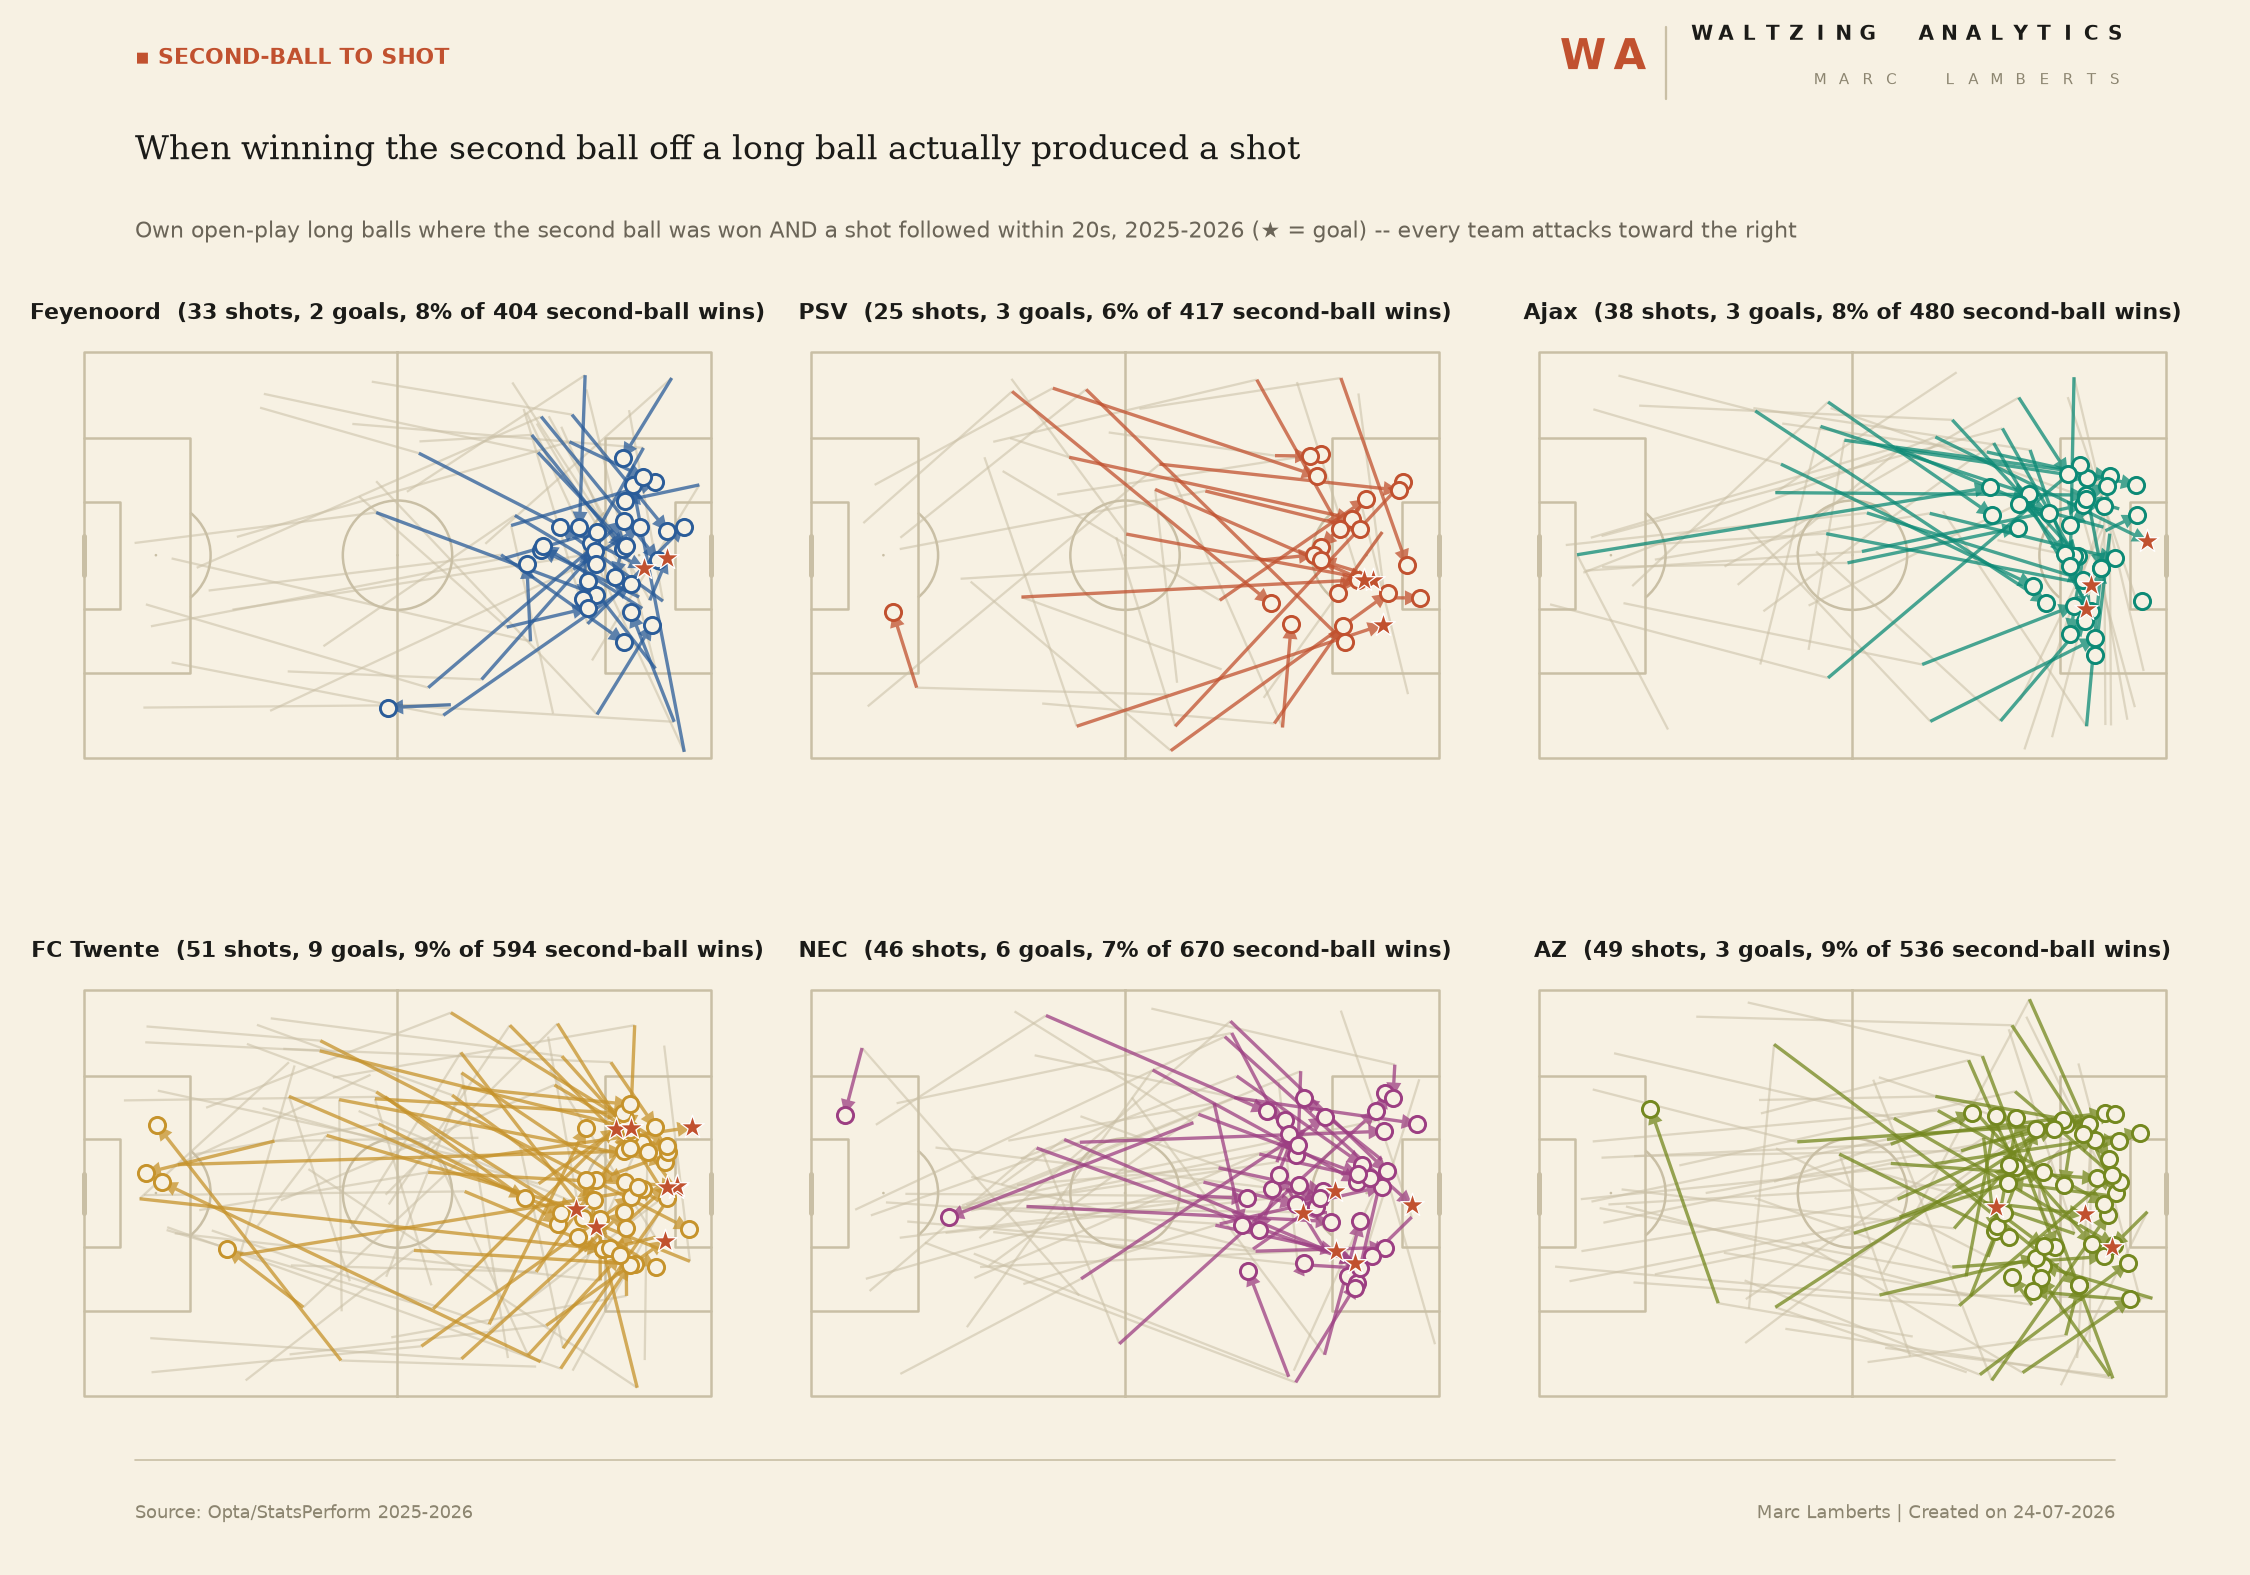

This figure's Python source:
"""
Long balls where the team won the second ball AND it led to a shot -- the
sharpest possible cut of the second-ball-recovery work: not just "did we
get the ball back", but "did getting it back actually produce a shot."

Reuses restart_analysis.py's own definitions directly, not redefined:
  - second_ball_recovered: first contact lost/unproductive, but the very
    next touch belongs to the restart team (same flag used in
    second_ball_pitch_map.py / second_ball_pass_map.py).
  - shot_within_20 (SCR20 in the league-wide metric set): a shot by the
    restart team within 20s of the restart itself -- reusing that same
    20s window here rather than inventing a different one, for
    consistency with the rest of Aggregated/restart_analysis/.

Only restarts where BOTH are true. For each, three points are plotted:
long-ball origin -> landing spot (thin, muted) -> shot location (bold,
team-colored arrow), with the shot itself marked as a filled star if it
was a goal, an open circle otherwise. Volume is much lower than the two
prior scripts (a subset of a subset), so individual paths are legible
without binning.

Usage: python3 second_ball_to_shot_pitch_map.py
"""
import csv
import glob
import json
import os
import sys

import matplotlib.pyplot as plt
from mplsoccer import Pitch

ROOT = os.path.dirname(os.path.dirname(os.path.dirname(os.path.abspath(__file__))))
SEASON = "2025-2026"
EVENTS_DIR = os.path.join(ROOT, "Events", SEASON)
OUT_DIR = os.path.dirname(os.path.abspath(__file__))
SHOT_WINDOW_S = 20.0

sys.path.insert(0, ROOT)
sys.path.insert(0, os.path.join(ROOT, "Aggregated"))
from housestyle import style, components  # noqa: E402
from restart_analysis import (  # noqa: E402
    goal_kick_directions, find_restarts, walk_forward, walk_backward, analyse_restart,
    SHOT_TYPES,
)

TEAMS = ["Feyenoord Rotterdam", "PSV Eindhoven", "AFC Ajax", "FC Twente",
         "Nijmegen Eendracht Combinatie", "Alkmaar Zaanstreek"]
SHORT_NAME = {
    "Feyenoord Rotterdam": "Feyenoord", "PSV Eindhoven": "PSV", "AFC Ajax": "Ajax",
    "FC Twente": "FC Twente", "Nijmegen Eendracht Combinatie": "NEC",
    "Alkmaar Zaanstreek": "AZ",
}


def rot(x, y, d):
    return (x, y) if d == 1 else (100 - x, 100 - y)


def first_shot(seq, team_of_cid, team, window_s):
    for elapsed, cid, e in seq:
        if elapsed > window_s:
            break
        if e.get("typeId") in SHOT_TYPES and team_of_cid.get(cid) == team:
            return e
    return None


def main():
    with open(os.path.join(ROOT, "xT", "xt_team_summary.csv"), encoding="utf-8-sig") as f:
        team_name_by_cid = {r["contestant_id"]: r["team_name"] for r in csv.DictReader(f)}

    chains = {t: [] for t in TEAMS}  # (x0,y0, x1,y1, xs,ys, is_goal)
    n_long_balls = {t: 0 for t in TEAMS}
    n_second_ball_won = {t: 0 for t in TEAMS}

    for path in sorted(glob.glob(os.path.join(EVENTS_DIR, "*.json"))):
        raw = json.load(open(path, encoding="utf-8"))
        events = [e for e in raw.get("event", []) if e.get("periodId") in (1, 2)]
        cids = {e.get("contestantId") for e in events if e.get("contestantId")}
        match_teams = {cid: team_name_by_cid.get(cid) for cid in cids}
        if not any(t in TEAMS for t in match_teams.values()):
            continue

        names = list(match_teams.values())
        if len(names) != 2 or None in names:
            continue
        opp_of_team = {names[0]: names[1], names[1]: names[0]}
        team_of_cid = match_teams

        directions = goal_kick_directions(events, team_of_cid)
        restarts = [r for r in find_restarts(events, team_of_cid, opp_of_team, directions)
                    if r.kind == "long_ball" and r.team in TEAMS]

        for r in restarts:
            n_long_balls[r.team] += 1
            seq = walk_forward(events, r.idx, r.t0)
            pre_seq = walk_backward(events, r.idx, r.t0)
            result = analyse_restart(r, seq, pre_seq, team_of_cid, directions, {}, path, None)
            if not result.get("second_ball_recovered"):
                continue
            n_second_ball_won[r.team] += 1
            if not result.get("shot_within_20"):
                continue
            shot = first_shot(seq, team_of_cid, r.team, SHOT_WINDOW_S)
            if shot is None or shot.get("x") is None:
                continue
            d = directions.get((r.team, r.period), 1)
            x0, y0 = rot(r.ox, r.oy, d)
            x1, y1 = rot(r.ex, r.ey, d)
            xs, ys = rot(shot["x"], shot["y"], d)
            chains[r.team].append((x0, y0, x1, y1, xs, ys, shot.get("typeId") == 16))

    for t in TEAMS:
        n_shots = len(chains[t])
        print(f"{t:<32} long_balls={n_long_balls[t]:>4}  second_ball_won={n_second_ball_won[t]:>4}  "
              f"-> shot within {SHOT_WINDOW_S:.0f}s={n_shots:>3}  "
              f"({n_shots / n_second_ball_won[t] * 100 if n_second_ball_won[t] else 0:.1f}% of second-ball wins, "
              f"goals={sum(1 for c in chains[t] if c[6])})")

    build_pitch_grid(chains, n_long_balls, n_second_ball_won)
    build_single_team(chains, n_long_balls, n_second_ball_won, "FC Twente", team_index=3)


def build_pitch_grid(chains, n_long_balls, n_second_ball_won):
    palette, cats = style.apply("light")
    fig = plt.figure(figsize=(15, 10.5))
    top, bottom = 0.80, 0.09
    n_rows, n_cols = 2, 3
    h_gap, v_gap = 0.03, 0.10
    panel_w = (0.94 - h_gap * (n_cols - 1)) / n_cols
    panel_h = (top - bottom - v_gap * (n_rows - 1)) / n_rows

    pitch = Pitch(pitch_type="opta", pitch_color=palette["surface"],
                  line_color=palette["axis"], linewidth=1.2, line_zorder=2)

    for i, team in enumerate(chains):
        row_i, col_i = divmod(i, n_cols)
        left = 0.03 + col_i * (panel_w + h_gap)
        ax_bottom = top - (row_i + 1) * panel_h - row_i * v_gap
        ax = fig.add_axes([left, ax_bottom, panel_w, panel_h])
        pitch.draw(ax=ax)

        team_color = cats[i % len(cats)]
        rows = chains[team]
        if rows:
            x0 = [c[0] for c in rows]; y0 = [c[1] for c in rows]
            x1 = [c[2] for c in rows]; y1 = [c[3] for c in rows]
            xs = [c[4] for c in rows]; ys = [c[5] for c in rows]
            pitch.lines(x0, y0, x1, y1, ax=ax, color=palette["axis"], alpha=0.55,
                       linewidth=1.1, zorder=2.5)
            pitch.arrows(x1, y1, xs, ys, ax=ax, color=team_color, alpha=0.75,
                        width=1.6, headwidth=4.5, headlength=4.5, zorder=3)
            gx = [c[4] for c in rows if c[6]]
            gy = [c[5] for c in rows if c[6]]
            nx = [c[4] for c in rows if not c[6]]
            ny = [c[5] for c in rows if not c[6]]
            pitch.scatter(nx, ny, ax=ax, s=60, marker="o", color=palette["surface"],
                         edgecolor=team_color, linewidth=1.4, zorder=4)
            if gx:
                pitch.scatter(gx, gy, ax=ax, s=140, marker="*", color=palette["accent"],
                             edgecolor="white", linewidth=0.6, zorder=5)

        n_shots = len(rows)
        n_goals = sum(1 for c in rows if c[6])
        pct = n_shots / n_second_ball_won[team] * 100 if n_second_ball_won[team] else 0
        ax.set_title(f"{SHORT_NAME[team]}  ({n_shots} shots, {n_goals} goals, "
                      f"{pct:.0f}% of {n_second_ball_won[team]} second-ball wins)",
                      fontsize=10.5, color=palette["ink_primary"], fontweight="bold", pad=8)

    components.header(
        fig, kicker="Second-Ball To Shot",
        title="When winning the second ball off a long ball actually produced a shot",
        dek=f"Own open-play long balls where the second ball was won AND a shot followed within "
            f"{SHOT_WINDOW_S:.0f}s, {SEASON} (★ = goal) -- every team attacks toward the right",
        palette=palette, top=0.94,
    )
    components.footer(fig, source=f"Opta/StatsPerform {SEASON}", palette=palette)

    out_path = os.path.join(OUT_DIR, "second_ball_to_shot_pitch_map.png")
    fig.savefig(out_path, facecolor=fig.get_facecolor(), dpi=150)
    print(f"Wrote {out_path}")


def build_single_team(chains, n_long_balls, n_second_ball_won, team, team_index):
    """Same chain (long-ball origin -> landing -> shot) as one panel of the
    six-team grid, blown up to its own full-size chart -- same data, same
    colour, just easier to read the individual chains for one team."""
    palette, cats = style.apply("light")
    team_color = cats[team_index % len(cats)]
    rows = chains[team]

    fig = plt.figure(figsize=(11, 8.8))
    ax = fig.add_axes([0.06, 0.13, 0.88, 0.58])
    pitch = Pitch(pitch_type="opta", pitch_color=palette["surface"],
                  line_color=palette["axis"], linewidth=1.3, line_zorder=2)
    pitch.draw(ax=ax)

    if rows:
        x0 = [c[0] for c in rows]; y0 = [c[1] for c in rows]
        x1 = [c[2] for c in rows]; y1 = [c[3] for c in rows]
        xs = [c[4] for c in rows]; ys = [c[5] for c in rows]
        pitch.lines(x0, y0, x1, y1, ax=ax, color=palette["axis"], alpha=0.6,
                   linewidth=1.5, zorder=2.5)
        pitch.arrows(x1, y1, xs, ys, ax=ax, color=team_color, alpha=0.8,
                    width=2.2, headwidth=5, headlength=5, zorder=3)
        gx = [c[4] for c in rows if c[6]]
        gy = [c[5] for c in rows if c[6]]
        nx = [c[4] for c in rows if not c[6]]
        ny = [c[5] for c in rows if not c[6]]
        pitch.scatter(nx, ny, ax=ax, s=110, marker="o", color=palette["surface"],
                     edgecolor=team_color, linewidth=2, zorder=4)
        if gx:
            pitch.scatter(gx, gy, ax=ax, s=280, marker="*", color=palette["accent"],
                         edgecolor="white", linewidth=1, zorder=5)

    n_shots = len(rows)
    n_goals = sum(1 for c in rows if c[6])
    pct = n_shots / n_second_ball_won[team] * 100 if n_second_ball_won[team] else 0
    components.header(
        fig, kicker="Second-Ball To Shot",
        title=f"{team}: {n_shots} shots and {n_goals} goals off a won second ball",
        dek=f"Own long balls -> won second ball -> shot within {SHOT_WINDOW_S:.0f}s "
            f"({pct:.0f}% of {n_second_ball_won[team]} wins), {SEASON}",
        palette=palette, top=0.94,
    )
    components.footer(
        fig, source=f"Opta/StatsPerform {SEASON}",
        note="★ = goal · grey line = the long ball · arrow = second ball to shot",
        palette=palette,
    )

    safe_name = team.replace(" ", "_").lower()
    out_path = os.path.join(OUT_DIR, f"second_ball_to_shot_{safe_name}.png")
    fig.savefig(out_path, facecolor=fig.get_facecolor(), dpi=150)
    print(f"Wrote {out_path}")


if __name__ == "__main__":
    main()
